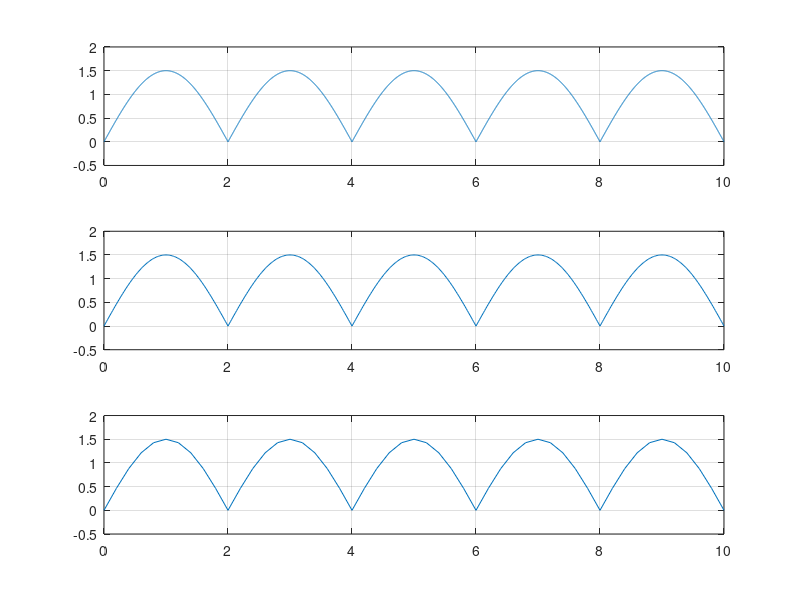

This chart was generated by the following MATLAB code:
function T1_tc5_Orza_Oana()

F=0.25; %Hz
%pas: 2ms
t=0:0.002:10;
s=abs(1.5*sin(2*pi*F*t)); %pentru semnalul  dubla alternanta
subplot(3,1,1),plot(t,s),grid
axis([0 10 -0.5 2]) 

%pas: 20ms
t2=0:0.02:10;
s2=abs(1.5*sin(2*pi*F*t2));
subplot(3,1,2),plot(t2,s2),grid
axis([0 10 -0.5 2])

%pas: 200ms
t3=0:0.2:10;
s3=abs(1.5*sin(2*pi*F*t3));
subplot(3,1,3),plot(t3,s3),grid
axis([0 10 -0.5 2])
